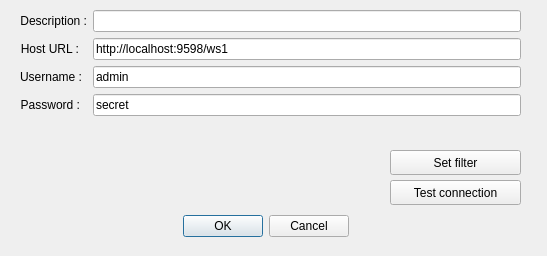
<?xml version="1.0" encoding="UTF-8"?>
<ui version="4.0">
 <class>CDlgConnSettingsWs1</class>
 <widget class="QDialog" name="CDlgConnSettingsWs1">
  <property name="geometry">
   <rect>
    <x>0</x>
    <y>0</y>
    <width>547</width>
    <height>256</height>
   </rect>
  </property>
  <property name="baseSize">
   <size>
    <width>0</width>
    <height>0</height>
   </size>
  </property>
  <property name="windowTitle">
   <string>Websocket WS1 Connection</string>
  </property>
  <widget class="QDialogButtonBox" name="buttonBox">
   <property name="geometry">
    <rect>
     <x>10</x>
     <y>210</y>
     <width>511</width>
     <height>32</height>
    </rect>
   </property>
   <property name="orientation">
    <enum>Qt::Horizontal</enum>
   </property>
   <property name="standardButtons">
    <set>QDialogButtonBox::Cancel|QDialogButtonBox::Ok</set>
   </property>
   <property name="centerButtons">
    <bool>true</bool>
   </property>
  </widget>
  <widget class="QWidget" name="formLayoutWidget">
   <property name="geometry">
    <rect>
     <x>20</x>
     <y>10</y>
     <width>501</width>
     <height>131</height>
    </rect>
   </property>
   <layout class="QFormLayout" name="formLayout">
    <item row="0" column="0">
     <widget class="QLabel" name="label">
      <property name="text">
       <string>Description :</string>
      </property>
      <property name="alignment">
       <set>Qt::AlignRight|Qt::AlignTrailing|Qt::AlignVCenter</set>
      </property>
     </widget>
    </item>
    <item row="0" column="1">
     <widget class="QLineEdit" name="m_description"/>
    </item>
    <item row="1" column="0">
     <widget class="QLabel" name="label_2">
      <property name="text">
       <string>Host URL :</string>
      </property>
      <property name="alignment">
       <set>Qt::AlignRight|Qt::AlignTrailing|Qt::AlignVCenter</set>
      </property>
     </widget>
    </item>
    <item row="1" column="1">
     <widget class="QLineEdit" name="m_host">
      <property name="text">
       <string>http://localhost:9598/ws1</string>
      </property>
     </widget>
    </item>
    <item row="2" column="0">
     <widget class="QLabel" name="label_3">
      <property name="text">
       <string>Username :</string>
      </property>
      <property name="alignment">
       <set>Qt::AlignRight|Qt::AlignTrailing|Qt::AlignVCenter</set>
      </property>
     </widget>
    </item>
    <item row="2" column="1">
     <widget class="QLineEdit" name="m_user">
      <property name="text">
       <string>admin</string>
      </property>
     </widget>
    </item>
    <item row="3" column="0">
     <widget class="QLabel" name="label_4">
      <property name="text">
       <string>Password :</string>
      </property>
      <property name="alignment">
       <set>Qt::AlignRight|Qt::AlignTrailing|Qt::AlignVCenter</set>
      </property>
     </widget>
    </item>
    <item row="3" column="1">
     <widget class="QLineEdit" name="m_password">
      <property name="text">
       <string>secret</string>
      </property>
     </widget>
    </item>
   </layout>
  </widget>
  <widget class="QPushButton" name="btnSetFilter">
   <property name="geometry">
    <rect>
     <x>390</x>
     <y>150</y>
     <width>131</width>
     <height>25</height>
    </rect>
   </property>
   <property name="minimumSize">
    <size>
     <width>0</width>
     <height>0</height>
    </size>
   </property>
   <property name="baseSize">
    <size>
     <width>0</width>
     <height>0</height>
    </size>
   </property>
   <property name="text">
    <string>Set filter</string>
   </property>
  </widget>
  <widget class="QPushButton" name="btnTestConnection">
   <property name="geometry">
    <rect>
     <x>390</x>
     <y>180</y>
     <width>131</width>
     <height>25</height>
    </rect>
   </property>
   <property name="text">
    <string>Test connection</string>
   </property>
  </widget>
 </widget>
 <resources/>
 <connections>
  <connection>
   <sender>buttonBox</sender>
   <signal>accepted()</signal>
   <receiver>CDlgConnSettingsWs1</receiver>
   <slot>accept()</slot>
   <hints>
    <hint type="sourcelabel">
     <x>248</x>
     <y>254</y>
    </hint>
    <hint type="destinationlabel">
     <x>157</x>
     <y>274</y>
    </hint>
   </hints>
  </connection>
  <connection>
   <sender>buttonBox</sender>
   <signal>rejected()</signal>
   <receiver>CDlgConnSettingsWs1</receiver>
   <slot>reject()</slot>
   <hints>
    <hint type="sourcelabel">
     <x>316</x>
     <y>260</y>
    </hint>
    <hint type="destinationlabel">
     <x>286</x>
     <y>274</y>
    </hint>
   </hints>
  </connection>
 </connections>
</ui>
